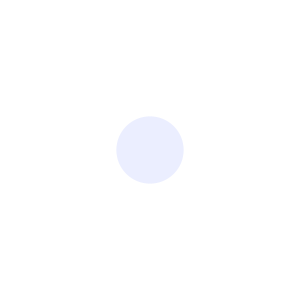
Frame 1 (no input)
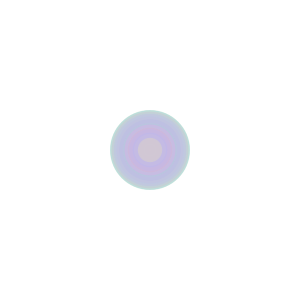
Frame 60 (the mouse pressed at the canvas centre just before this capture)
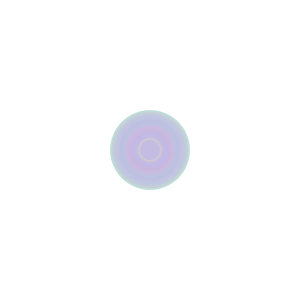
Frame 120 (the mouse held since frame 60 and released just before this capture)

The Processing sketch that drew these frames (run headless with seeded random() and noise(); from frame 60 on, the mouse is pressed at the canvas centre):

// Processing sketch: processing_109628
// ── processing_109628.pde

int counter;

void setup() {  //setup function called initially, only once
  size(300, 300);
  background(255);  //set background white
  colorMode(HSB);   //set colors to Hue, Saturation, Brightness mode
  counter = 0;
}

void draw() {  //draw function loops 
  counter++;
  noStroke();
  fill(random(255),100,255,50);
  
  if(mousePressed == true) { //add some interaction
    ellipse(mouseX, mouseY, 20, 20);
  }
  else {
    ellipse(width/2, height/2, 80*sin(counter), 80*sin(counter));
  }
}
